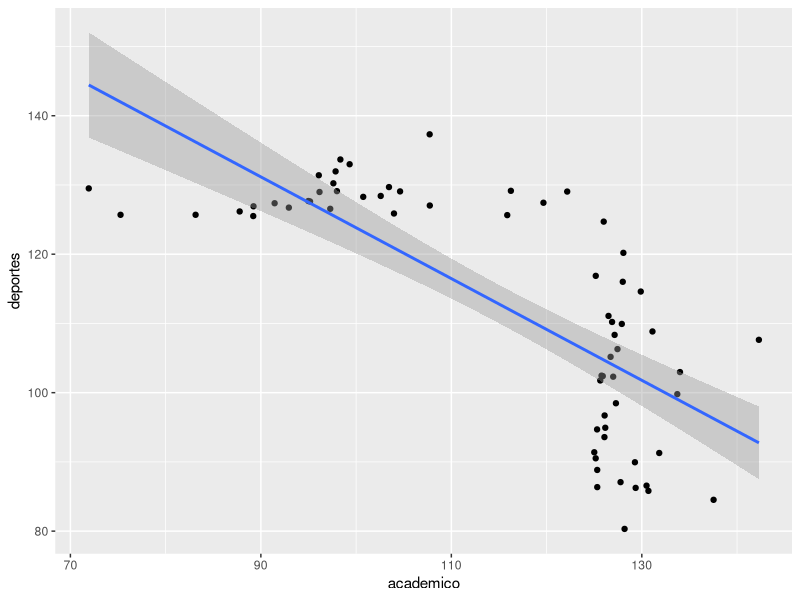
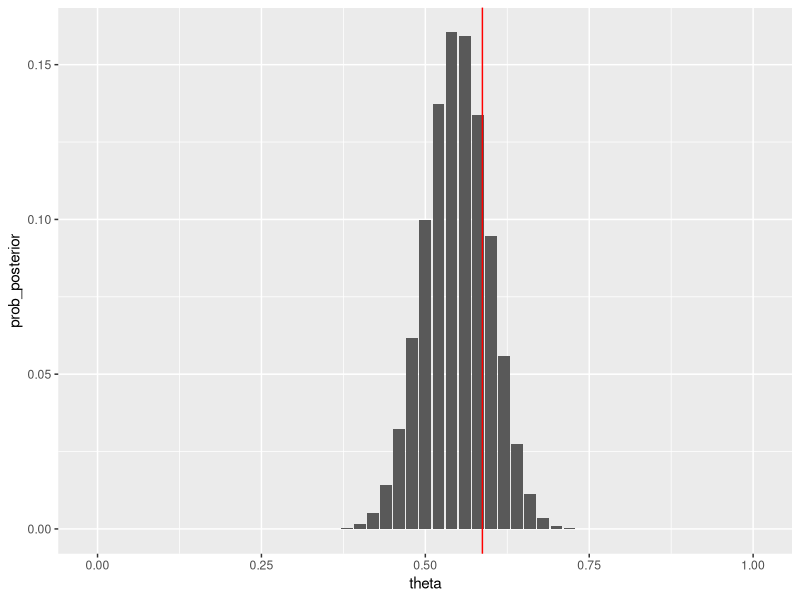
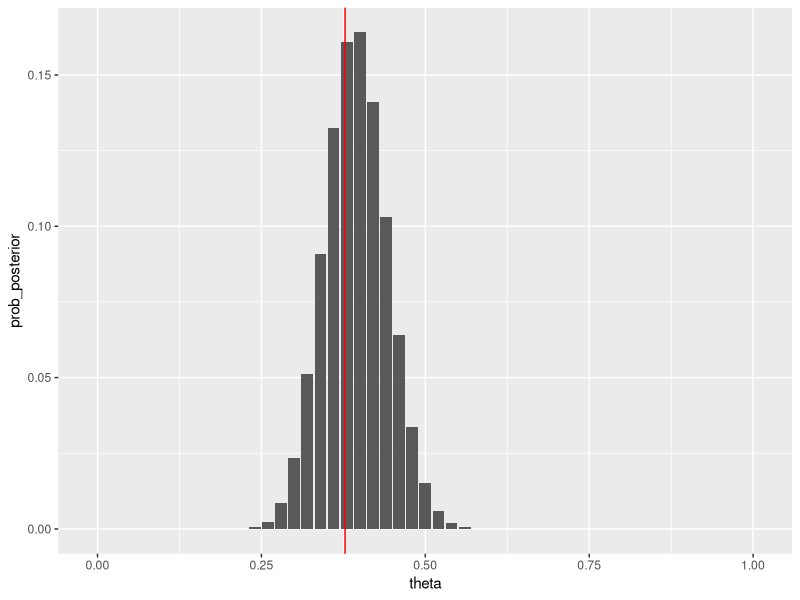

The R source for these figures, in order:
## ---- chunk 1
library(tidyverse)
library(DiagrammeR)
## ---- chunk 2
grViz("
digraph {
  graph [ranksep = 0.2]
  node [shape=plaintext]
    Academica
    Deportes
    Aceptacion
  edge [minlen = 3]
Academica -> Aceptacion
Deportes -> Aceptacion
}
")
## ---- chunk 3
simular_alumnos <- function(n = 10){
  academico <- rnorm(n, 100, 10)
  deportes <- rnorm(n, 100, 10)
  aceptacion <- ifelse(academico > 125 | deportes > 125, 1, 0)
  tibble(academico, deportes, aceptacion)
}
## ---- chunk 4
alumnos_sim_tbl <- simular_alumnos(5000)
aceptados_tbl <- alumnos_sim_tbl |> 
  filter(aceptacion == 1)
aceptados_tbl |> ggplot(aes(academico, deportes)) +
  geom_point() +
  geom_smooth(method = "lm", formula = y ~ x)
## ---- chunk 5
sim_pos_neg <- function(N = 20, sens = 1, esp = 1) {
  # supuesto a priori acerca de la prevalencia
  theta <- runif(1, 0, 1)
  # verdaderos positivos que capturamos en la muestra
  Pos_verdadero <- rbinom(N, 1, theta)
  Neg_verdadero <- 1 - Pos_verdadero
  # positivos observados en la muestra
  Pos <- Pos_verdadero
  Neg <- 1 - Pos
  # Observaciones, también regresamos la theta real
  # que se usó para simular:
  tibble(Pos = Pos, Neg = Neg, theta = theta)
}
## ---- chunk 6
calcular_posterior <- function(muestra){
  theta <- seq(0, 1, length.out = 51)
  # distribución inicial o a prior
  priori <- tibble(theta = theta, prob_priori = (1 - theta) * (1 - theta)) |> 
    mutate(prob_priori = prob_priori / sum(prob_priori))
  # calcular la probabilidad posterior
  N <- length(muestra)
  Npos <- sum(muestra)
  prob_post <- tibble(theta = theta) |> 
      left_join(priori, by = "theta") |> 
      mutate(prob_posterior = theta ^ Npos * (1 - theta)^(N - Npos) * prob_priori) |> 
    mutate(prob_posterior = prob_posterior / sum(prob_posterior)) 
  prob_post |> select(theta, prob_posterior)
}
## ---- chunk 7
set.seed(1134)
una_muestra <- sim_pos_neg(N = 100)
theta_real <- una_muestra$theta[1]
posterior <- calcular_posterior(una_muestra$Pos)
ggplot(posterior, aes(x = theta, y = prob_posterior)) +
  geom_col() +
  geom_vline(xintercept = theta_real, col = "red")
## ---- chunk 8
una_muestra <- sim_pos_neg(N = 100)
theta_real <- una_muestra$theta[1]
posterior <- calcular_posterior(una_muestra$Pos)
ggplot(posterior, aes(x = theta, y = prob_posterior)) +
  geom_col() +
  geom_vline(xintercept = theta_real, col = "red")
